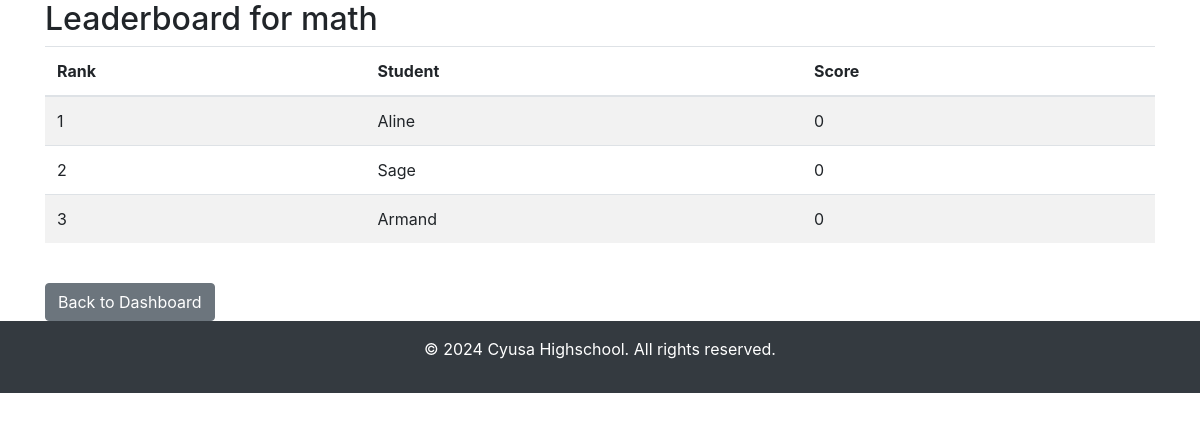
Screenshot of /teacher/module/1/leaderboard (signed in) with the database file from the repository.
### app.py (models this page shows)
class Module(db.Model):
    id = db.Column(db.Integer, primary_key=True)
    title = db.Column(db.String(100), nullable=False)
    terms_conditions = db.Column(db.Text, nullable=False)
    quizzes = db.relationship('Quiz', backref='module', lazy=True, cascade="all, delete-orphan")

class User(db.Model, UserMixin):
    id = db.Column(db.Integer, primary_key=True)
    username = db.Column(db.String(80), unique=True, nullable=False)
    password = db.Column(db.String(200), nullable=False)
    role = db.Column(db.String(20), nullable=False)  # 'teacher' or 'student'
    modules = db.relationship('Module', secondary=student_module, backref='students')

### app.py (the view)
@app.route('/teacher/module/<int:module_id>/leaderboard')
@login_required
def leaderboard(module_id):
    if current_user.role != 'teacher':
        return redirect(url_for('student_dashboard_view'))
    module = Module.query.get(module_id)
    if not module:
        flash('Module not found.', 'error')
        return redirect(url_for('teacher_dashboard'))
    quizzes = module.quizzes
    students = module.students
    results = []
    for student in students:
        total_score = 0
        quizzes_completed = 0
        for quiz in quizzes:
            result = QuizResult.query.filter_by(quiz_id=quiz.id, student_id=student.id).first()
            if result:
                total_score += result.score
                quizzes_completed += 1
        results.append({
            'student': student,
            'total_score': total_score,
            'quizzes_completed': quizzes_completed
        })
    results = sorted(results, key=lambda x: x['total_score'], reverse=True)
    return render_template('leaderboard.html', results=results, module=module, enumerate=enumerate)

### app.py (called while the page is built)
@login_manager.user_loader
def load_user(user_id):
    return User.query.get(int(user_id))

### templates/leaderboard.html (shortened to what this page needs)
<!DOCTYPE html>
<html lang="en">
<head>
    <link rel="stylesheet" href="https://stackpath.bootstrapcdn.com/bootstrap/4.5.2/css/bootstrap.min.css">
</head>
<body>
    <div class="container">
        <h2>Leaderboard for {{ module.title }}</h2>
        <table class="table table-striped">
            <thead>
                <tr>
                    <th>Rank</th>
                    <th>Student</th>
                    <th>Score</th>
                </tr>
            </thead>
            <tbody>
                {% if results %}
                    {% for index, result in enumerate(results) %}
                    <tr>
                        <td>{{ index + 1 }}</td>
                        <td>{{ result.student.username }}</td>
                        <td>{{ result.total_score }}</td>
                    </tr>
                    {% endfor %}
                {% else %}
                    <tr>
                        <td colspan="3" class="text-center">No results available. Students have not taken the quiz yet.</td>
                    </tr>
                {% endif %}
            </tbody>
        </table>
        <a href="{{ url_for('teacher_dashboard') }}" class="btn btn-secondary mt-4">Back to Dashboard</a>
    </div>
    <footer class="bg-dark text-white text-center py-3">
        <p>© 2024 Cyusa Highschool. All rights reserved.</p>
    </footer>
</body>
</html>

### rows the page displays
Module: title "math"
User: student.username "Aline"
User: student.username "Sage"
User: student.username "Armand"

### other values shown
{{ index + 1 }} "1" "2" "3"
{{ result.total_score }} "0" "0" "0"
